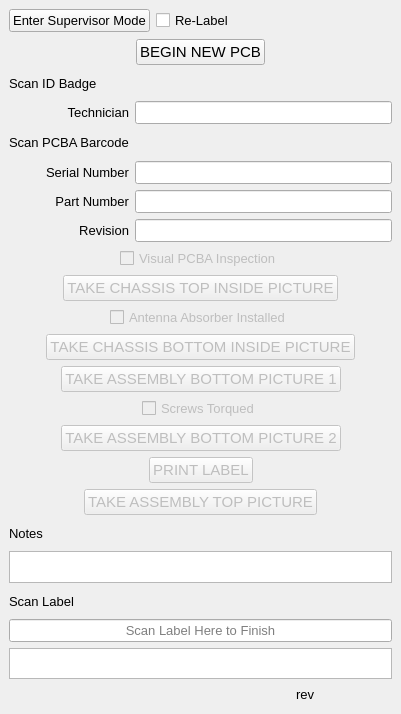
<?xml version="1.0" encoding="UTF-8"?>
<ui version="4.0">
 <class>MainWindow</class>
 <widget class="QMainWindow" name="MainWindow">
  <property name="enabled">
   <bool>true</bool>
  </property>
  <property name="geometry">
   <rect>
    <x>0</x>
    <y>0</y>
    <width>401</width>
    <height>714</height>
   </rect>
  </property>
  <property name="font">
   <font>
    <pointsize>10</pointsize>
   </font>
  </property>
  <property name="focusPolicy">
   <enum>Qt::TabFocus</enum>
  </property>
  <property name="windowTitle">
   <string>WAM Assembly</string>
  </property>
  <property name="autoFillBackground">
   <bool>false</bool>
  </property>
  <widget class="QWidget" name="centralwidget">
   <layout class="QGridLayout" name="gridLayout">
    <item row="20" column="0" colspan="2">
     <layout class="QHBoxLayout" name="horizontalLayout_6">
      <item>
       <spacer name="horizontalSpacer_13">
        <property name="orientation">
         <enum>Qt::Horizontal</enum>
        </property>
        <property name="sizeHint" stdset="0">
         <size>
          <width>40</width>
          <height>20</height>
         </size>
        </property>
       </spacer>
      </item>
      <item>
       <widget class="QPushButton" name="buttonAssemblyBottom1">
        <property name="enabled">
         <bool>false</bool>
        </property>
        <property name="font">
         <font>
          <pointsize>11</pointsize>
         </font>
        </property>
        <property name="text">
         <string>TAKE ASSEMBLY BOTTOM PICTURE 1</string>
        </property>
       </widget>
      </item>
      <item>
       <spacer name="horizontalSpacer_14">
        <property name="orientation">
         <enum>Qt::Horizontal</enum>
        </property>
        <property name="sizeHint" stdset="0">
         <size>
          <width>40</width>
          <height>20</height>
         </size>
        </property>
       </spacer>
      </item>
     </layout>
    </item>
    <item row="9" column="1">
     <widget class="QLineEdit" name="editSerialNumber">
      <property name="readOnly">
       <bool>true</bool>
      </property>
     </widget>
    </item>
    <item row="3" column="0" colspan="2">
     <layout class="QHBoxLayout" name="horizontalLayout">
      <item>
       <spacer name="horizontalSpacer_4">
        <property name="orientation">
         <enum>Qt::Horizontal</enum>
        </property>
        <property name="sizeHint" stdset="0">
         <size>
          <width>40</width>
          <height>20</height>
         </size>
        </property>
       </spacer>
      </item>
      <item>
       <widget class="QPushButton" name="buttonBeginNewPcb">
        <property name="font">
         <font>
          <pointsize>11</pointsize>
         </font>
        </property>
        <property name="styleSheet">
         <string notr="true"/>
        </property>
        <property name="text">
         <string>BEGIN NEW PCB</string>
        </property>
       </widget>
      </item>
      <item>
       <spacer name="horizontalSpacer_5">
        <property name="orientation">
         <enum>Qt::Horizontal</enum>
        </property>
        <property name="sizeHint" stdset="0">
         <size>
          <width>40</width>
          <height>20</height>
         </size>
        </property>
       </spacer>
      </item>
     </layout>
    </item>
    <item row="12" column="0">
     <widget class="QLabel" name="label_4">
      <property name="text">
       <string>Revision</string>
      </property>
      <property name="alignment">
       <set>Qt::AlignRight|Qt::AlignTrailing|Qt::AlignVCenter</set>
      </property>
     </widget>
    </item>
    <item row="21" column="0" colspan="2">
     <layout class="QHBoxLayout" name="horizontalLayout_12" stretch="0,0,0">
      <item>
       <spacer name="horizontalSpacer_23">
        <property name="orientation">
         <enum>Qt::Horizontal</enum>
        </property>
        <property name="sizeHint" stdset="0">
         <size>
          <width>40</width>
          <height>20</height>
         </size>
        </property>
       </spacer>
      </item>
      <item>
       <widget class="QCheckBox" name="checkScrewsTorqued">
        <property name="enabled">
         <bool>false</bool>
        </property>
        <property name="text">
         <string>Screws Torqued</string>
        </property>
       </widget>
      </item>
      <item>
       <spacer name="horizontalSpacer_24">
        <property name="orientation">
         <enum>Qt::Horizontal</enum>
        </property>
        <property name="sizeHint" stdset="0">
         <size>
          <width>40</width>
          <height>20</height>
         </size>
        </property>
       </spacer>
      </item>
     </layout>
    </item>
    <item row="17" column="0" colspan="2">
     <layout class="QHBoxLayout" name="horizontalLayout_13">
      <item>
       <spacer name="horizontalSpacer_25">
        <property name="orientation">
         <enum>Qt::Horizontal</enum>
        </property>
        <property name="sizeHint" stdset="0">
         <size>
          <width>40</width>
          <height>20</height>
         </size>
        </property>
       </spacer>
      </item>
      <item>
       <widget class="QPushButton" name="buttonChassisTopInside">
        <property name="enabled">
         <bool>false</bool>
        </property>
        <property name="font">
         <font>
          <pointsize>11</pointsize>
         </font>
        </property>
        <property name="text">
         <string>TAKE CHASSIS TOP INSIDE PICTURE</string>
        </property>
       </widget>
      </item>
      <item>
       <spacer name="horizontalSpacer_26">
        <property name="orientation">
         <enum>Qt::Horizontal</enum>
        </property>
        <property name="sizeHint" stdset="0">
         <size>
          <width>40</width>
          <height>20</height>
         </size>
        </property>
       </spacer>
      </item>
     </layout>
    </item>
    <item row="7" column="0">
     <widget class="QLabel" name="textStep3">
      <property name="font">
       <font>
        <pointsize>10</pointsize>
       </font>
      </property>
      <property name="text">
       <string>Scan PCBA Barcode</string>
      </property>
     </widget>
    </item>
    <item row="6" column="1">
     <widget class="QLineEdit" name="editTechnician">
      <property name="font">
       <font>
        <pointsize>10</pointsize>
       </font>
      </property>
      <property name="readOnly">
       <bool>true</bool>
      </property>
     </widget>
    </item>
    <item row="11" column="1">
     <widget class="QLineEdit" name="editPartNumber">
      <property name="readOnly">
       <bool>true</bool>
      </property>
     </widget>
    </item>
    <item row="23" column="0" colspan="2">
     <layout class="QHBoxLayout" name="horizontalLayout_7">
      <item>
       <spacer name="horizontalSpacer_15">
        <property name="orientation">
         <enum>Qt::Horizontal</enum>
        </property>
        <property name="sizeHint" stdset="0">
         <size>
          <width>40</width>
          <height>20</height>
         </size>
        </property>
       </spacer>
      </item>
      <item>
       <widget class="QPushButton" name="buttonAssemblyBottom2">
        <property name="enabled">
         <bool>false</bool>
        </property>
        <property name="font">
         <font>
          <pointsize>11</pointsize>
         </font>
        </property>
        <property name="text">
         <string>TAKE ASSEMBLY BOTTOM PICTURE 2</string>
        </property>
       </widget>
      </item>
      <item>
       <spacer name="horizontalSpacer_16">
        <property name="orientation">
         <enum>Qt::Horizontal</enum>
        </property>
        <property name="sizeHint" stdset="0">
         <size>
          <width>40</width>
          <height>20</height>
         </size>
        </property>
       </spacer>
      </item>
     </layout>
    </item>
    <item row="11" column="0">
     <widget class="QLabel" name="label_2">
      <property name="text">
       <string>Part Number</string>
      </property>
      <property name="alignment">
       <set>Qt::AlignRight|Qt::AlignTrailing|Qt::AlignVCenter</set>
      </property>
     </widget>
    </item>
    <item row="18" column="0" colspan="2">
     <layout class="QHBoxLayout" name="horizontalLayout_11" stretch="0,0,0">
      <item>
       <spacer name="horizontalSpacer_21">
        <property name="orientation">
         <enum>Qt::Horizontal</enum>
        </property>
        <property name="sizeHint" stdset="0">
         <size>
          <width>40</width>
          <height>20</height>
         </size>
        </property>
       </spacer>
      </item>
      <item>
       <widget class="QCheckBox" name="checkAbsorberInstalled">
        <property name="enabled">
         <bool>false</bool>
        </property>
        <property name="text">
         <string>Antenna Absorber Installed</string>
        </property>
       </widget>
      </item>
      <item>
       <spacer name="horizontalSpacer_22">
        <property name="orientation">
         <enum>Qt::Horizontal</enum>
        </property>
        <property name="sizeHint" stdset="0">
         <size>
          <width>40</width>
          <height>20</height>
         </size>
        </property>
       </spacer>
      </item>
     </layout>
    </item>
    <item row="42" column="0" colspan="2">
     <layout class="QHBoxLayout" name="horizontalLayout_5">
      <item>
       <spacer name="horizontalSpacer_6">
        <property name="orientation">
         <enum>Qt::Horizontal</enum>
        </property>
        <property name="sizeHint" stdset="0">
         <size>
          <width>20</width>
          <height>20</height>
         </size>
        </property>
       </spacer>
      </item>
      <item>
       <spacer name="horizontalSpacer_3">
        <property name="orientation">
         <enum>Qt::Horizontal</enum>
        </property>
        <property name="sizeHint" stdset="0">
         <size>
          <width>40</width>
          <height>20</height>
         </size>
        </property>
       </spacer>
      </item>
      <item>
       <spacer name="horizontalSpacer_7">
        <property name="orientation">
         <enum>Qt::Horizontal</enum>
        </property>
        <property name="sizeHint" stdset="0">
         <size>
          <width>40</width>
          <height>20</height>
         </size>
        </property>
       </spacer>
      </item>
      <item>
       <widget class="QLabel" name="Rev">
        <property name="sizePolicy">
         <sizepolicy hsizetype="Expanding" vsizetype="Maximum">
          <horstretch>0</horstretch>
          <verstretch>0</verstretch>
         </sizepolicy>
        </property>
        <property name="maximumSize">
         <size>
          <width>12345678</width>
          <height>16777215</height>
         </size>
        </property>
        <property name="text">
         <string>rev</string>
        </property>
        <property name="alignment">
         <set>Qt::AlignLeading|Qt::AlignLeft|Qt::AlignVCenter</set>
        </property>
       </widget>
      </item>
     </layout>
    </item>
    <item row="25" column="0" colspan="2">
     <layout class="QHBoxLayout" name="horizontalLayout_9">
      <item>
       <spacer name="horizontalSpacer_19">
        <property name="orientation">
         <enum>Qt::Horizontal</enum>
        </property>
        <property name="sizeHint" stdset="0">
         <size>
          <width>40</width>
          <height>20</height>
         </size>
        </property>
       </spacer>
      </item>
      <item>
       <widget class="QPushButton" name="buttonAssemblyTop">
        <property name="enabled">
         <bool>false</bool>
        </property>
        <property name="font">
         <font>
          <pointsize>11</pointsize>
         </font>
        </property>
        <property name="text">
         <string>TAKE ASSEMBLY TOP PICTURE</string>
        </property>
       </widget>
      </item>
      <item>
       <spacer name="horizontalSpacer_20">
        <property name="orientation">
         <enum>Qt::Horizontal</enum>
        </property>
        <property name="sizeHint" stdset="0">
         <size>
          <width>40</width>
          <height>20</height>
         </size>
        </property>
       </spacer>
      </item>
     </layout>
    </item>
    <item row="6" column="0">
     <widget class="QLabel" name="label">
      <property name="text">
       <string>Technician</string>
      </property>
      <property name="alignment">
       <set>Qt::AlignRight|Qt::AlignTrailing|Qt::AlignVCenter</set>
      </property>
     </widget>
    </item>
    <item row="9" column="0">
     <widget class="QLabel" name="label_3">
      <property name="text">
       <string>Serial Number</string>
      </property>
      <property name="alignment">
       <set>Qt::AlignRight|Qt::AlignTrailing|Qt::AlignVCenter</set>
      </property>
     </widget>
    </item>
    <item row="35" column="0" colspan="2">
     <layout class="QHBoxLayout" name="horizontalLayout_3">
      <item>
       <widget class="QLineEdit" name="Done">
        <property name="toolTip">
         <string/>
        </property>
        <property name="toolTipDuration">
         <number>1</number>
        </property>
        <property name="text">
         <string/>
        </property>
        <property name="alignment">
         <set>Qt::AlignCenter</set>
        </property>
        <property name="readOnly">
         <bool>true</bool>
        </property>
        <property name="placeholderText">
         <string>Scan Label Here to Finish</string>
        </property>
       </widget>
      </item>
     </layout>
    </item>
    <item row="19" column="0" colspan="2">
     <layout class="QHBoxLayout" name="horizontalLayout_4">
      <item>
       <spacer name="horizontalSpacer_9">
        <property name="orientation">
         <enum>Qt::Horizontal</enum>
        </property>
        <property name="sizeHint" stdset="0">
         <size>
          <width>40</width>
          <height>20</height>
         </size>
        </property>
       </spacer>
      </item>
      <item>
       <widget class="QPushButton" name="buttonChassisBottomInside">
        <property name="enabled">
         <bool>false</bool>
        </property>
        <property name="font">
         <font>
          <pointsize>11</pointsize>
         </font>
        </property>
        <property name="text">
         <string>TAKE CHASSIS BOTTOM INSIDE PICTURE</string>
        </property>
       </widget>
      </item>
      <item>
       <spacer name="horizontalSpacer_10">
        <property name="orientation">
         <enum>Qt::Horizontal</enum>
        </property>
        <property name="sizeHint" stdset="0">
         <size>
          <width>40</width>
          <height>20</height>
         </size>
        </property>
       </spacer>
      </item>
     </layout>
    </item>
    <item row="32" column="0" colspan="2">
     <widget class="QTextEdit" name="editNotes">
      <property name="maximumSize">
       <size>
        <width>16777215</width>
        <height>32</height>
       </size>
      </property>
      <property name="font">
       <font>
        <pointsize>10</pointsize>
       </font>
      </property>
     </widget>
    </item>
    <item row="5" column="0">
     <widget class="QLabel" name="textStep2">
      <property name="font">
       <font>
        <pointsize>10</pointsize>
       </font>
      </property>
      <property name="text">
       <string>Scan ID Badge</string>
      </property>
     </widget>
    </item>
    <item row="1" column="0" colspan="2">
     <layout class="QHBoxLayout" name="horizontalLayout_14">
      <item>
       <widget class="QPushButton" name="buttonSupeMode">
        <property name="text">
         <string>Enter Supervisor Mode</string>
        </property>
       </widget>
      </item>
      <item>
       <widget class="QCheckBox" name="checkReLabel">
        <property name="text">
         <string>Re-Label</string>
        </property>
       </widget>
      </item>
      <item>
       <widget class="QLabel" name="PFlabel">
        <property name="text">
         <string/>
        </property>
       </widget>
      </item>
      <item>
       <spacer name="horizontalSpacer_27">
        <property name="orientation">
         <enum>Qt::Horizontal</enum>
        </property>
        <property name="sizeHint" stdset="0">
         <size>
          <width>40</width>
          <height>20</height>
         </size>
        </property>
       </spacer>
      </item>
      <item>
       <widget class="QLabel" name="label_5">
        <property name="text">
         <string/>
        </property>
        <property name="pixmap">
         <pixmap>../utils/RaGE_Color_100ppi_1in.png</pixmap>
        </property>
       </widget>
      </item>
     </layout>
    </item>
    <item row="12" column="1">
     <widget class="QLineEdit" name="editRevision">
      <property name="readOnly">
       <bool>true</bool>
      </property>
     </widget>
    </item>
    <item row="41" column="0" colspan="2">
     <layout class="QHBoxLayout" name="horizontalLayout_2">
      <property name="sizeConstraint">
       <enum>QLayout::SetDefaultConstraint</enum>
      </property>
      <property name="topMargin">
       <number>0</number>
      </property>
      <item>
       <widget class="QTextEdit" name="editCompletionStatus">
        <property name="sizePolicy">
         <sizepolicy hsizetype="Expanding" vsizetype="Minimum">
          <horstretch>0</horstretch>
          <verstretch>0</verstretch>
         </sizepolicy>
        </property>
        <property name="maximumSize">
         <size>
          <width>16777215</width>
          <height>31</height>
         </size>
        </property>
        <property name="baseSize">
         <size>
          <width>0</width>
          <height>0</height>
         </size>
        </property>
        <property name="readOnly">
         <bool>true</bool>
        </property>
       </widget>
      </item>
     </layout>
    </item>
    <item row="33" column="0">
     <widget class="QLabel" name="label_6">
      <property name="text">
       <string>Scan Label</string>
      </property>
     </widget>
    </item>
    <item row="24" column="0" colspan="2">
     <layout class="QHBoxLayout" name="horizontalLayout_8">
      <item>
       <spacer name="horizontalSpacer_17">
        <property name="orientation">
         <enum>Qt::Horizontal</enum>
        </property>
        <property name="sizeHint" stdset="0">
         <size>
          <width>40</width>
          <height>20</height>
         </size>
        </property>
       </spacer>
      </item>
      <item>
       <widget class="QPushButton" name="buttonPrintLabel">
        <property name="enabled">
         <bool>false</bool>
        </property>
        <property name="font">
         <font>
          <pointsize>11</pointsize>
         </font>
        </property>
        <property name="text">
         <string>PRINT LABEL</string>
        </property>
       </widget>
      </item>
      <item>
       <spacer name="horizontalSpacer_18">
        <property name="orientation">
         <enum>Qt::Horizontal</enum>
        </property>
        <property name="sizeHint" stdset="0">
         <size>
          <width>40</width>
          <height>20</height>
         </size>
        </property>
       </spacer>
      </item>
     </layout>
    </item>
    <item row="26" column="0">
     <widget class="QLabel" name="textStep5">
      <property name="font">
       <font>
        <pointsize>10</pointsize>
       </font>
      </property>
      <property name="text">
       <string>Notes</string>
      </property>
     </widget>
    </item>
    <item row="13" column="0" colspan="2">
     <layout class="QHBoxLayout" name="horizontalLayout_10" stretch="0,0,0">
      <item>
       <spacer name="horizontalSpacer">
        <property name="orientation">
         <enum>Qt::Horizontal</enum>
        </property>
        <property name="sizeHint" stdset="0">
         <size>
          <width>40</width>
          <height>20</height>
         </size>
        </property>
       </spacer>
      </item>
      <item>
       <widget class="QCheckBox" name="checkVisualPcbaInspection">
        <property name="enabled">
         <bool>false</bool>
        </property>
        <property name="text">
         <string>Visual PCBA Inspection</string>
        </property>
       </widget>
      </item>
      <item>
       <spacer name="horizontalSpacer_2">
        <property name="orientation">
         <enum>Qt::Horizontal</enum>
        </property>
        <property name="sizeHint" stdset="0">
         <size>
          <width>40</width>
          <height>20</height>
         </size>
        </property>
       </spacer>
      </item>
     </layout>
    </item>
   </layout>
  </widget>
 </widget>
 <resources/>
 <connections/>
</ui>
